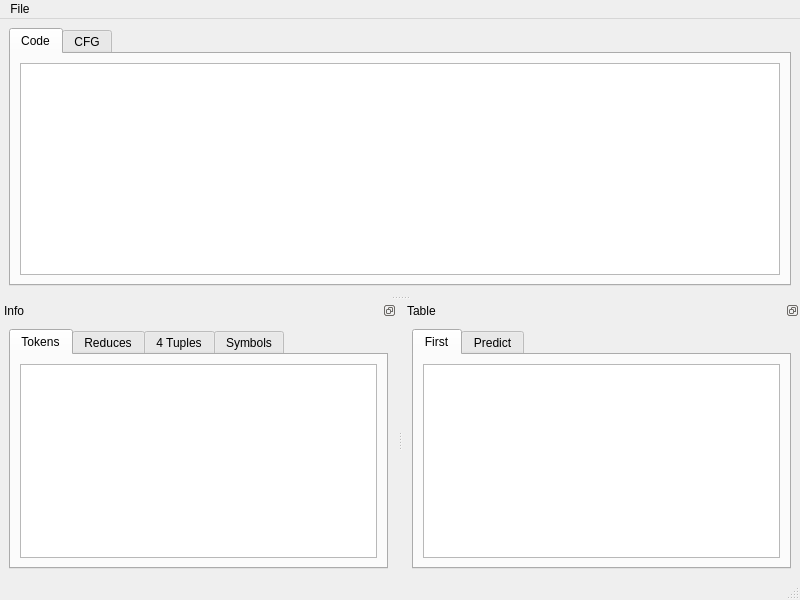
<?xml version="1.0" encoding="UTF-8"?>
<ui version="4.0">
 <class>RomeoGUI</class>
 <widget class="QMainWindow" name="RomeoGUI">
  <property name="geometry">
   <rect>
    <x>0</x>
    <y>0</y>
    <width>800</width>
    <height>600</height>
   </rect>
  </property>
  <property name="windowTitle">
   <string>RomeoGUI</string>
  </property>
  <widget class="QWidget" name="mainWidget">
   <layout class="QGridLayout" name="gridLayout_11">
    <item row="0" column="0">
     <widget class="QTabWidget" name="editTabWidget">
      <property name="currentIndex">
       <number>0</number>
      </property>
      <widget class="QWidget" name="codeTab">
       <attribute name="title">
        <string>Code</string>
       </attribute>
       <layout class="QGridLayout" name="gridLayout">
        <item row="0" column="0">
         <widget class="QPlainTextEdit" name="codeEdit"/>
        </item>
       </layout>
      </widget>
      <widget class="QWidget" name="cfgTab">
       <attribute name="title">
        <string>CFG</string>
       </attribute>
       <layout class="QGridLayout" name="gridLayout_10">
        <item row="0" column="0">
         <widget class="QPlainTextEdit" name="cfgEdit"/>
        </item>
       </layout>
      </widget>
     </widget>
    </item>
   </layout>
  </widget>
  <widget class="QMenuBar" name="menubar">
   <property name="geometry">
    <rect>
     <x>0</x>
     <y>0</y>
     <width>800</width>
     <height>36</height>
    </rect>
   </property>
   <widget class="QMenu" name="menuFile">
    <property name="title">
     <string>File</string>
    </property>
    <addaction name="actionOpen"/>
    <addaction name="actionSave"/>
    <addaction name="separator"/>
    <addaction name="actionAnalyze"/>
   </widget>
   <addaction name="menuFile"/>
  </widget>
  <widget class="QStatusBar" name="statusbar"/>
  <widget class="QDockWidget" name="infoDock">
   <property name="features">
    <set>QDockWidget::DockWidgetFloatable|QDockWidget::DockWidgetMovable</set>
   </property>
   <property name="windowTitle">
    <string>Info</string>
   </property>
   <attribute name="dockWidgetArea">
    <number>8</number>
   </attribute>
   <widget class="QWidget" name="infoDockWidget">
    <layout class="QGridLayout" name="gridLayout_8">
     <item row="0" column="0">
      <widget class="QTabWidget" name="infoTabWidget">
       <property name="currentIndex">
        <number>0</number>
       </property>
       <widget class="QWidget" name="tokenTab">
        <attribute name="title">
         <string>Tokens</string>
        </attribute>
        <layout class="QGridLayout" name="gridLayout_9">
         <item row="0" column="0">
          <widget class="QTableView" name="tokenTable"/>
         </item>
        </layout>
       </widget>
       <widget class="QWidget" name="reduceTab">
        <attribute name="title">
         <string>Reduces</string>
        </attribute>
        <layout class="QGridLayout" name="gridLayout_6">
         <item row="0" column="0">
          <widget class="QListWidget" name="reduceTable"/>
         </item>
        </layout>
       </widget>
       <widget class="QWidget" name="tuple4Tab">
        <attribute name="title">
         <string>4 Tuples</string>
        </attribute>
        <layout class="QGridLayout" name="gridLayout_12">
         <item row="0" column="0">
          <widget class="QTableView" name="tuple4Table"/>
         </item>
        </layout>
       </widget>
       <widget class="QWidget" name="symbolsTab">
        <attribute name="title">
         <string>Symbols</string>
        </attribute>
        <layout class="QGridLayout" name="gridLayout_13">
         <item row="0" column="0">
          <widget class="QTextBrowser" name="symbolsBrowser"/>
         </item>
        </layout>
       </widget>
      </widget>
     </item>
    </layout>
   </widget>
  </widget>
  <widget class="QDockWidget" name="tableDock">
   <property name="features">
    <set>QDockWidget::DockWidgetFloatable|QDockWidget::DockWidgetMovable</set>
   </property>
   <property name="windowTitle">
    <string>Table</string>
   </property>
   <attribute name="dockWidgetArea">
    <number>8</number>
   </attribute>
   <widget class="QWidget" name="tableDockWidget">
    <layout class="QGridLayout" name="gridLayout_2">
     <item row="0" column="0">
      <widget class="QTabWidget" name="tabWidget">
       <property name="currentIndex">
        <number>0</number>
       </property>
       <widget class="QWidget" name="tab_first">
        <attribute name="title">
         <string>First</string>
        </attribute>
        <layout class="QGridLayout" name="gridLayout_3">
         <item row="0" column="0">
          <widget class="QTableView" name="first_table"/>
         </item>
        </layout>
       </widget>
       <widget class="QWidget" name="tab_predict">
        <attribute name="title">
         <string>Predict</string>
        </attribute>
        <layout class="QGridLayout" name="gridLayout_5">
         <item row="0" column="0">
          <widget class="QTableView" name="predict_table"/>
         </item>
        </layout>
       </widget>
      </widget>
     </item>
    </layout>
   </widget>
  </widget>
  <action name="actionOpen">
   <property name="text">
    <string>Open</string>
   </property>
  </action>
  <action name="actionSave">
   <property name="text">
    <string>Save</string>
   </property>
  </action>
  <action name="actionAnalyze">
   <property name="text">
    <string>Analyze</string>
   </property>
  </action>
 </widget>
 <resources/>
 <connections/>
</ui>
